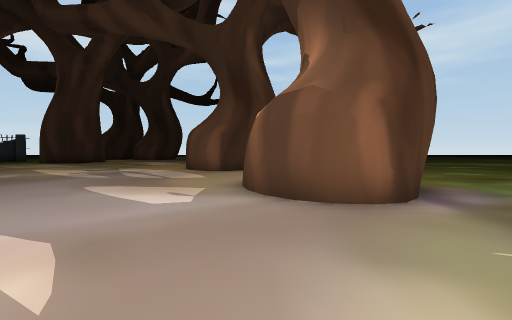
View 1 (above)

24 first-person views from a walk through a 3-D level made in the Unity game engine. The camera is 1.5 m above the floor, tilts 2° down and sees 85° across. The floor is counted in squares, 2 m on a side. Each view is taken from the middle of a square. On the plan, view 1 faces up. The plan holds only what a view shows up to about 10 squares ahead; the rest is blank. The place goes on beyond the plan. The player is left out. Some animated figures are left out.

View 2
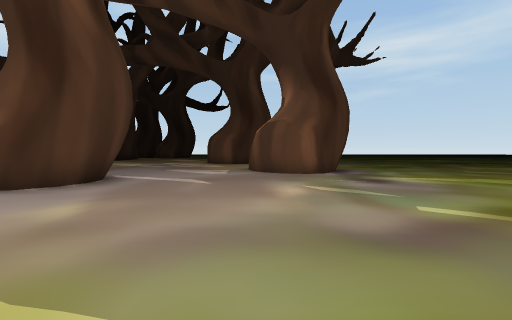

View 3
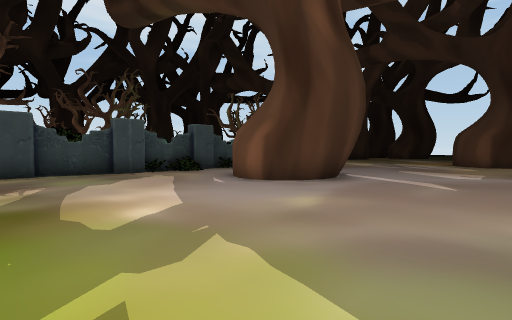

View 4
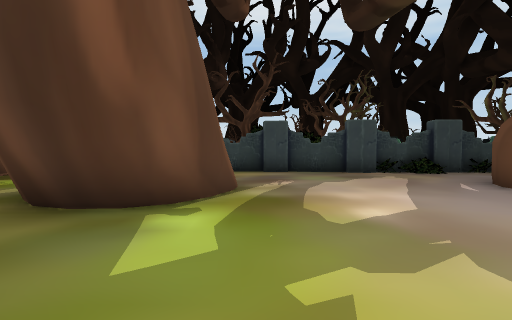

View 5
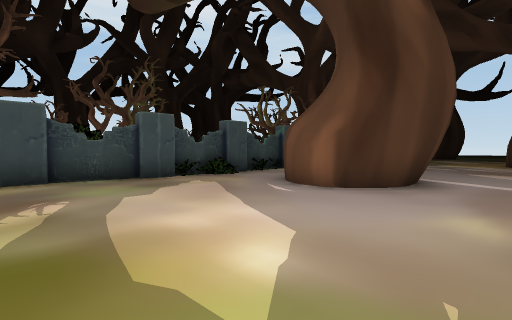

View 6
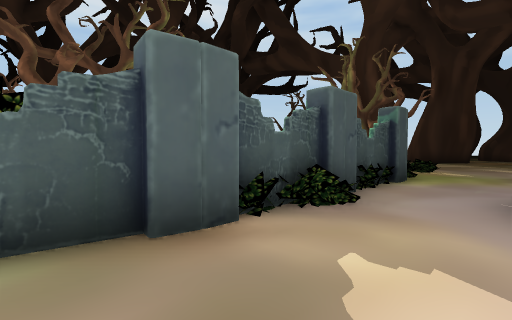

View 7
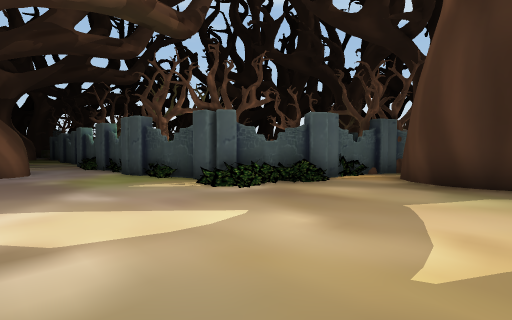

View 8
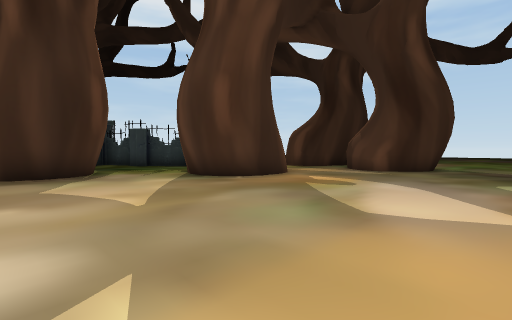

View 9
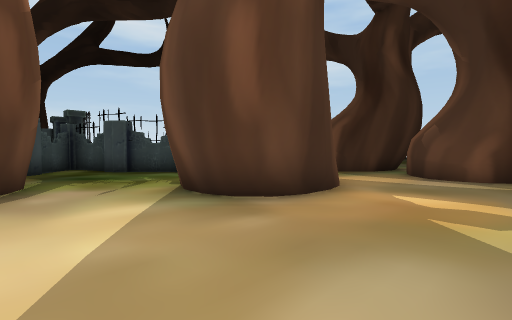

View 10
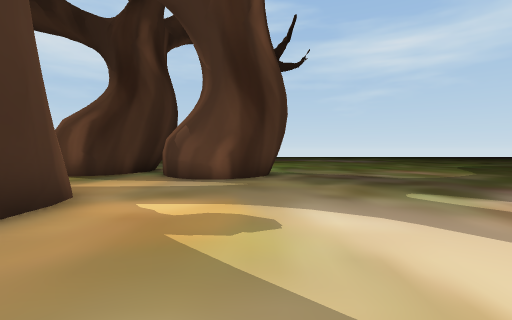

View 11
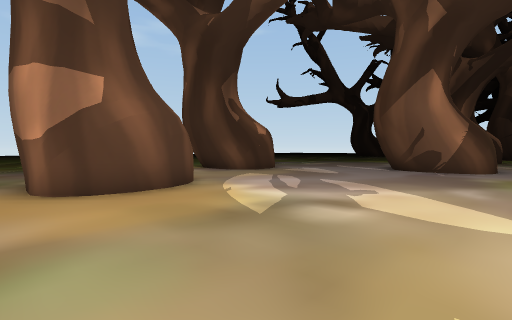

View 12
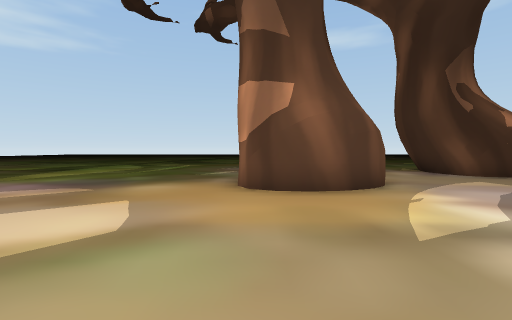

View 13
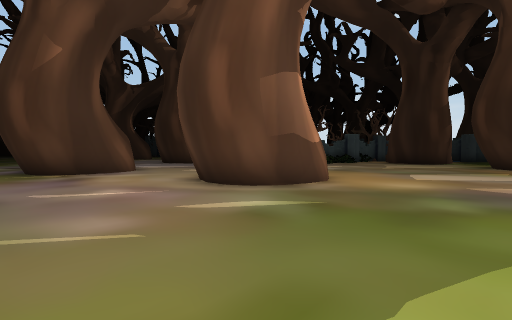

View 14
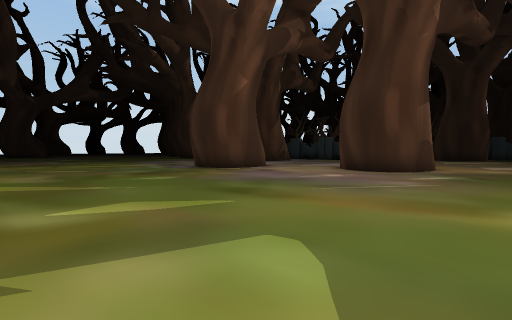

View 15
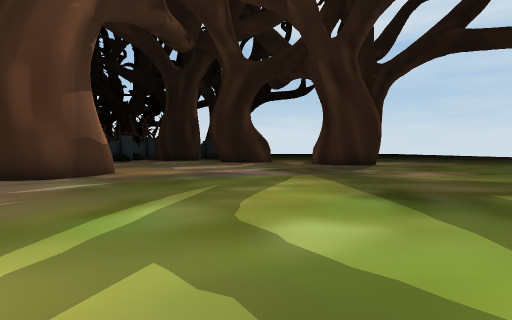

View 16
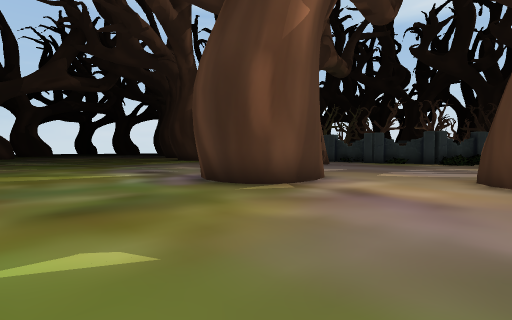

View 17
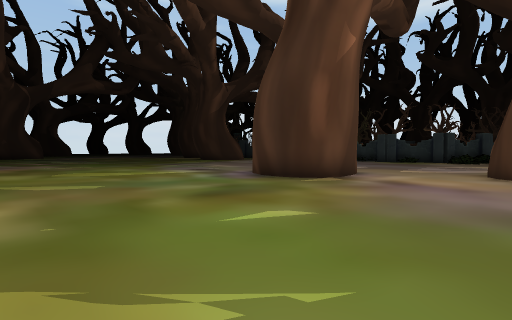

View 18
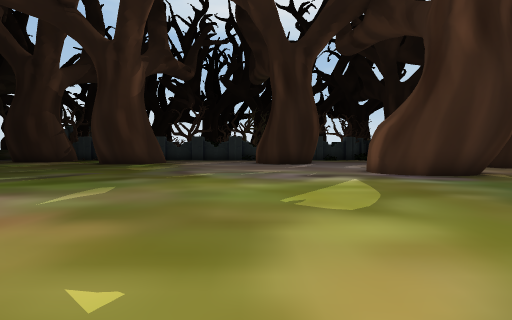

View 19
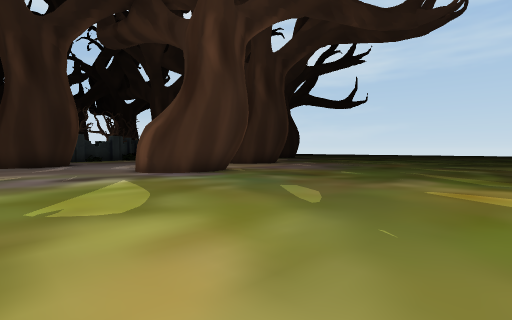

View 20
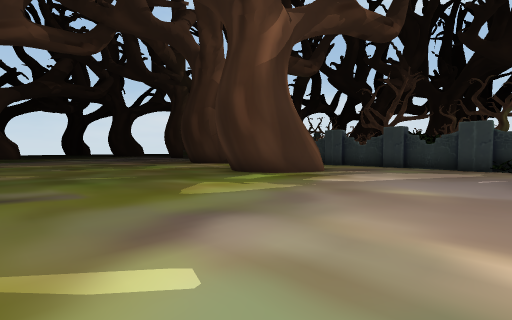

View 21
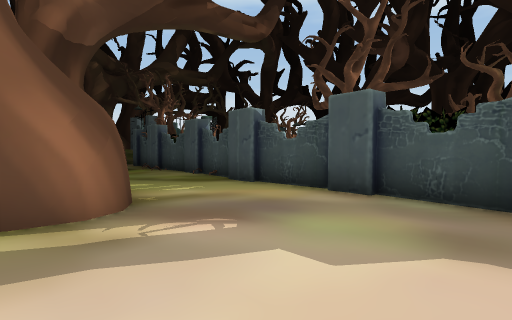

View 22
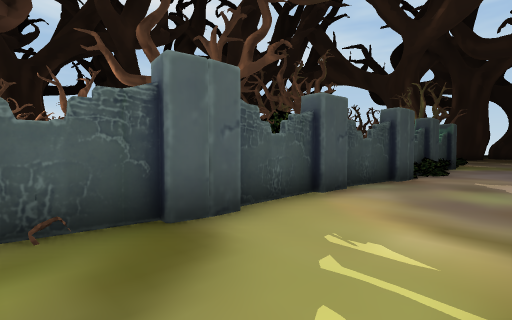

View 23
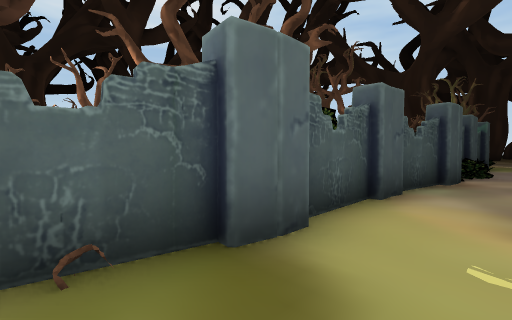

View 24
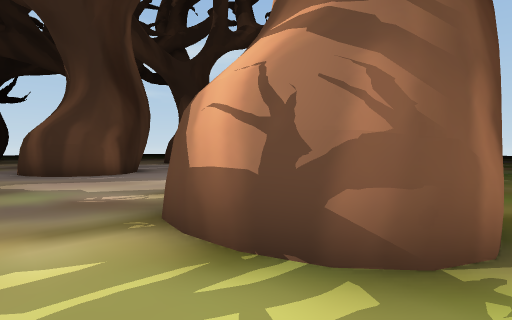

### Floor plan
Key: @ floor where view 1 was taken; # wall or solid block; x gap in a wall; . floor; / step, stairs or slope; T tree; B bush; O other object.
Columns run from 19 left of view 1 to 11 right of it. Each row starts with its distance up from view 1.
 24         #/   .........
 23       ##### #.........
 22        ...###..........
 21        .................
 20         .................
 19          .................
 18          #.................
 17   ##..   #................
 16   #....###....................
 15 ##............................
 14  #............................
 13      ##..........###..........
 12      ##..........###..........
 11      ##..........###..........
 10    T...........................
  9    TTOB//O.....................
  8      T  OO.....................
  7           ..........###........
  6          #.........####........
  5          B.........####........
  4          T..........##.........
  3           ...###...............
  2            .## #...............
  1          #B.####...............
  0          O#..##....@...........
 -1         OO....................
 -2 TT      OO...................
 -3 T         ..................
 -4          #.................
 -5        T #................
 -6        T #...###.........
 -7   O    T #...###........
 -8   O    TT#...###........
 -9          #....x........

Positions as (right, up) in squares from view 1, and headings:
1: (0, 0), facing up
2: (0, -5), facing up
3: (0, -5), facing up-left
4: (0, -5), facing left
5: (-2, -5), facing up-left
6: (-7, -3), facing up-left
7: (-6, 13), facing down-left
8: (-4, 11), facing up-left
9: (-7, 13), facing up-left
10: (-7, 14), facing up
11: (-8, 14), facing down-right
12: (-8, 13), facing right
13: (4, 17), facing down-left
14: (10, 16), facing down-left
15: (7, 18), facing left
16: (7, 11), facing down-left
17: (9, 11), facing down-left
18: (11, 0), facing left
19: (11, 0), facing up-left
20: (3, 0), facing down-left
21: (-5, -2), facing down-left
22: (-7, -9), facing up-left
23: (-8, -9), facing up-left
24: (-8, -9), facing up-right
